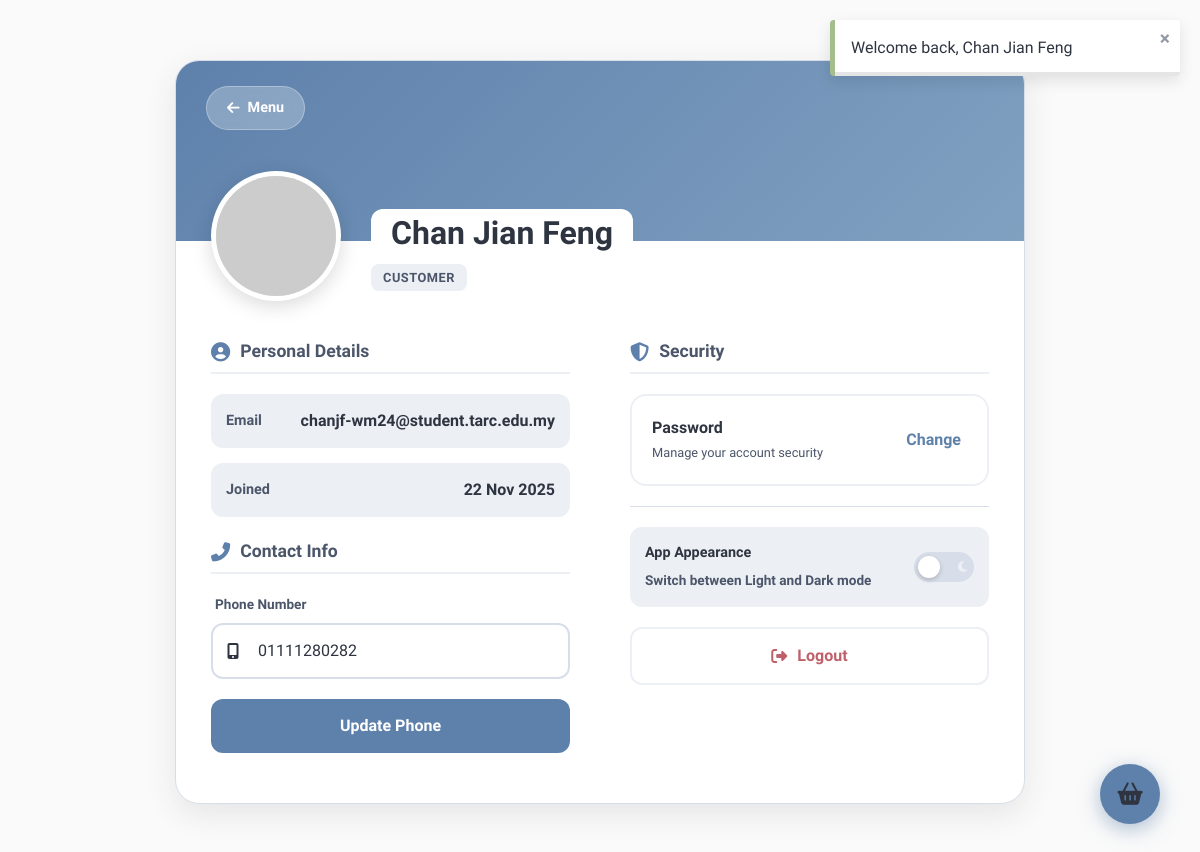
/pages/profile.php (signed in), run on the app's committed database.
### tables this page shows
CREATE TABLE `users` (
  `UserId` int(11) NOT NULL,
  `Name` varchar(100) NOT NULL,
  `Email` varchar(255) NOT NULL,
  `HashedPassword` varchar(255) NOT NULL,
  `Role` enum('customer','admin','vendor') NOT NULL DEFAULT 'customer',
  `PhoneNumber` varchar(20) DEFAULT NULL,
  `CreatedAt` datetime NOT NULL DEFAULT current_timestamp()
);

### pages/profile.php (the view, shortened to what this page needs)
<?php
include '../configs/db.php';
include '../includes/functions.php';
$userId = $_SESSION['user_id'];
$sql = "SELECT * FROM users WHERE UserId = :id";
$stmt = $db->prepare($sql);
$stmt->execute([':id' => $userId]);
$user = $stmt->fetch(PDO::FETCH_ASSOC);
include '../includes/header.php';
?>
<link rel="stylesheet" href="/U-Order/assets/css/profile.css">
<link rel="stylesheet" href="https://cdnjs.cloudflare.com/ajax/libs/font-awesome/6.4.0/css/all.min.css">
<div class="profile-wrapper">
    <div class="profile-card">
        <div class="profile-hero">
            <a href="/U-Order/index.php" class="back-btn-hero">
                <i class="fas fa-arrow-left"></i> Menu
            </a>
        </div>
        <div class="profile-header-content">
            <div class="avatar-container">
                <img src="https://ui-avatars.com/api/?name=<?php echo urlencode($user['Name']); ?>&background=ffffff&color=2E3440&size=256&font-size=0.4&bold=true" alt="Avatar" class="avatar-img">
            </div>
            <div class="user-identity">
                <h1 class="user-name"><?php echo htmlspecialchars($user['Name']); ?></h1>
                <span class="user-role-badge"><?php echo htmlspecialchars($user['Role']); ?></span>
            </div>
        </div>
        <div class="profile-body">
            <div class="profile-column">
                <h3 class="section-title"><i class="fas fa-user-circle"></i> Personal Details</h3>
                <div class="info-list">
                    <div class="info-item">
                        <label>Email</label>
                        <span><?php echo htmlspecialchars($user['Email']); ?></span>
                    </div>
                    <div class="info-item">
                        <label>Joined</label>
                        <span><?php echo date('d M Y', strtotime($user['CreatedAt'])); ?></span>
                    </div>
                </div>
                <br>
                <form method="POST" action="">
                    <h3 class="section-title"><i class="fas fa-phone-alt"></i> Contact Info</h3>
                    <div class="modern-input-group">
                        <label>Phone Number</label>
                        <div class="input-wrapper">
                            <i class="fas fa-mobile-alt input-icon" style="z-index: 10; left: 16px; position:absolute;"></i>
                            <input type="text" id="phoneInput" name="phone_number" class="modern-input"
                                value="<?php echo htmlspecialchars($user['PhoneNumber']); ?>"
                                placeholder="01X-XXXXXXX"
                                maxlength="12" required
                                style="padding-left: 45px;">
                        </div>
                    </div>
                    <button type="submit" name="update_phone" class="btn-primary">Update Phone</button>
                </form>
            </div>
            <div class="profile-column">
                <h3 class="section-title"><i class="fas fa-shield-alt"></i> Security</h3>
                <div class="security-section">
                    <div class="security-header" onclick="togglePasswordForm()">
                        <div class="security-status">
                            <strong style="color:var(--text-main);">Password</strong><br>
                            <span style="font-size:0.8rem; color:var(--text-muted);">Manage your account security</span>
                        </div>
                        <button type="button" class="btn-toggle-password">Change</button>
                    </div>
                </div>
                <div class="info-list" style="margin-top: 20px; border-top: 1px solid var(--nord4); padding-top: 20px;">
                    <div class="info-item" style="display: flex; justify-content: space-between; align-items: center;">
                        <div>
                            <label style="display:block; font-weight:700; color:var(--text-main); margin-bottom:4px;">App Appearance</label>
                            <span style="font-size:0.85rem; color:var(--text-muted);">Switch between Light and Dark mode</span>
                        </div>
                        <label class="theme-switch">
                            <span class="slider round">
                                <i class="fas fa-sun sun-icon"></i>
                                <i class="fas fa-moon moon-icon"></i>
                            </span>
                        </label>
                    </div>
                </div>
                <a href="logout.php" onclick="return confirm('Are you sure you want to log out?');" class="btn-primary btn-danger" style="display:flex; justify-content:center; align-items:center; gap:10px; text-decoration:none;">
                    <i class="fas fa-sign-out-alt"></i> Logout
                </a>
            </div>
        </div>
    </div>
</div>
<?php include '../includes/footer.php'; ?>

### assets/css/app.css (style rules this page uses)
:root { --nord0: #2E3440; --nord1: #3B4252; --nord2: #434C5E; --nord3: #4C566A; --nord4: #D8DEE9; --nord5: #E5E9F0; --nord6: #ECEFF4; --nord7: #8FBCBB; --nord8: #88C0D0; --nord9: #81A1C1; --nord10: #5E81AC; --nord11: #BF616A; --nord12: #D08770; --nord13: #EBCB8B; --nord14: #A3BE8C; --bg-body: #FAFAFA; --bg-card: #FFFFFF; --bg-input: var(--nord6); --text-main: var(--nord0); --text-muted: var(--nord3); --border-color: var(--nord4); --primary: var(--nord10); --primary-hover: var(--nord9); --danger: var(--nord11); --success: var(--nord14); --shadow-sm: 0 4px 6px rgba(0,0,0,0.05); --shadow-lg: 0 10px 30px rgba(46, 52, 64, 0.1); }
* { box-sizing: border-box; outline: none; }
body { background-color: var(--bg-body); color: var(--text-main); font-family: 'Urbanist', sans-serif; margin: 0; padding: 0; transition: background-color 0.3s ease, color 0.3s ease; }
a { text-decoration: none; color: inherit; transition: color 0.2s; }
.theme-switch { position: relative; display: inline-block; width: 60px; height: 30px; }
.slider { position: absolute; cursor: pointer; top: 0; left: 0; right: 0; bottom: 0; background-color: var(--nord4); transition: .4s; border-radius: 34px; display: flex; align-items: center; justify-content: space-between; padding: 0 7px; }
.slider:before { position: absolute; content: ""; height: 22px; width: 22px; left: 4px; bottom: 4px; background-color: white; transition: .4s; border-radius: 50%; z-index: 2; box-shadow: 0 2px 5px rgba(0,0,0,0.2); }
.sun-icon { color: #EBCB8B; font-size: 14px; }
.moon-icon { color: #ECEFF4; font-size: 12px; }

### data on the page
users: Name "Chan Jian Feng", Role "CUSTOMER", Email "chanjf-wm24@student.tarc.edu.my", CreatedAt "22 Nov 2025", phone_number "01111280282"

### other printed values
$flash['message'] "Welcome back, Chan Jian Feng"
